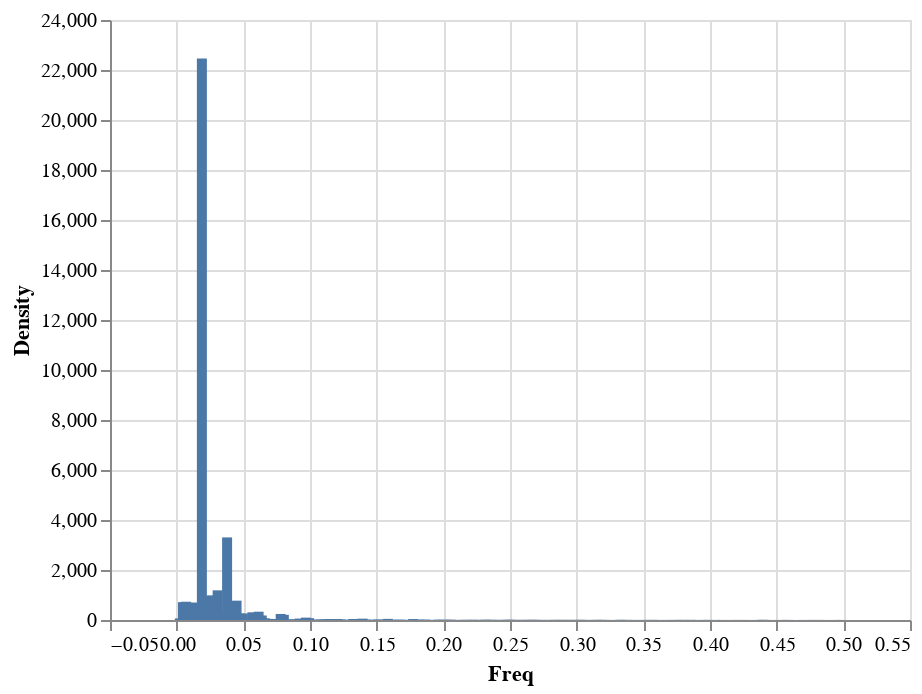

This figure's notebook cell:
### Code cell
#pct_positive
make_sig_periodgram(flu_data.pct_positive)

### Figure 1 — Vega-Lite specification as saved in the notebook (floating-point values rounded to 4 significant figures; data arrays with more than 128 entries replaced by an {"elided": "..."} marker saying what was removed)
{"config": {"view": {"continuousWidth": 400, "continuousHeight": 300}}, "data": {"name": "data-c946c75f5079b0636ccb64af980d3632"}, "mark": "bar", "encoding": {"x": {"type": "quantitative", "field": "Freq"}, "y": {"type": "quantitative", "field": "Density"}}, "$schema": "https://vega.github.io/schema/vega-lite/v4.8.1.json", "datasets": {"data-c946c75f5079b0636ccb64af980d3632": {"elided": "212 records"}}}
